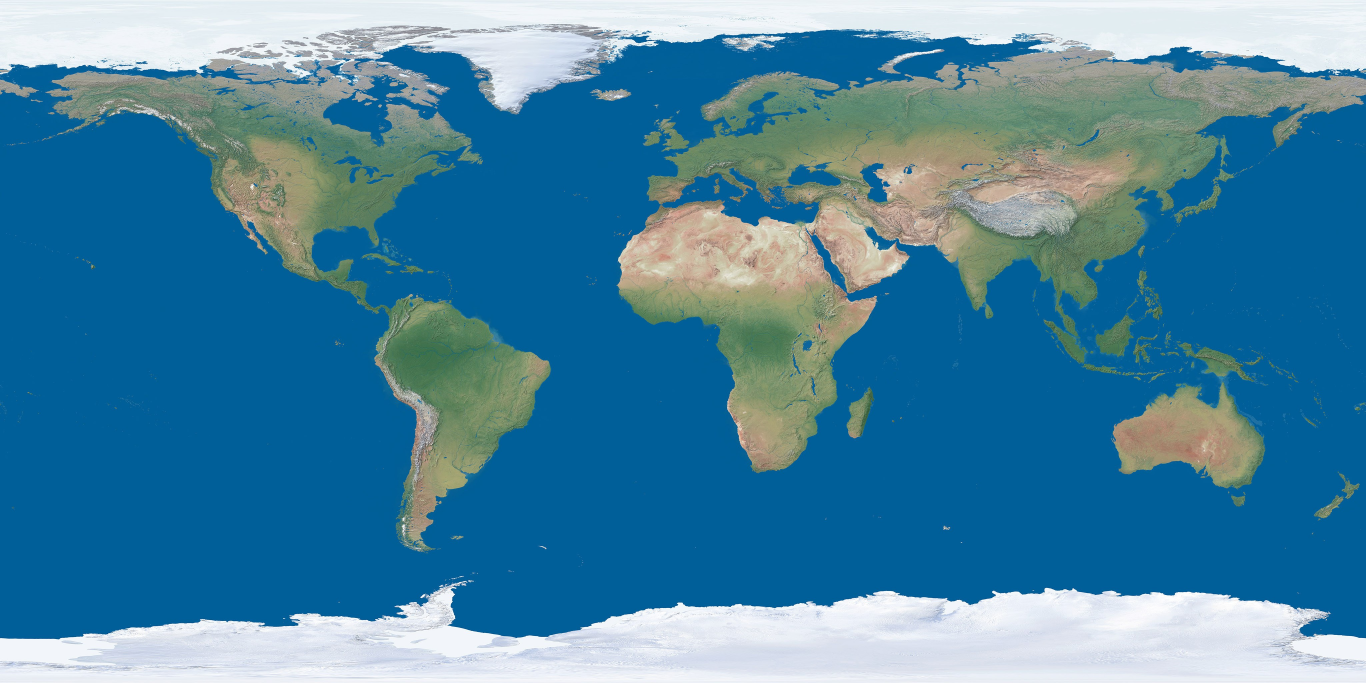
#> input picture assets/carte/terre.jpg, 4096 x 2048 px (shown at 1/3 size)
$ python -i portrait.py   (imports and definitions only)   (older library calls are emulated)
#> lines starting #> are read from the running program, lines starting #| are printed output that depends on the picture
#> further down, picture is the input picture: PIL image 4096x2048 RGB; mean R, G, B 72.3, 131.9, 161.8
"""Portrait d'une personnalite publique, depuis Wikimedia Commons (licences libres uniquement).

1. On rassemble plusieurs photos candidates : l'image officielle de sa fiche Wikidata, la photo
   de sa page Wikipedia (fr puis en), et les photos de Commons qui portent son nom.
2. On ne garde que les licences libres qui autorisent la reutilisation commerciale (domaine public,
   CC0, CC BY, CC BY-SA). Toute photo non libre ou de statut incertain est refusee.
3. On note chaque photo : source officielle (Kremlin, presidence ukrainienne, Maison-Blanche,
   institutions europeennes...), photo recente, visage bien visible, net et seul a l'image.
4. La meilleure est recadree sur le visage (plan buste) et recoit le meme traitement couleur que
   toutes les autres, pour un rendu homogene. Si aucune n'est assez bonne : pas de portrait,
   la video reste sur la carte et le drapeau.
Le credit (auteur + licence) est toujours affiche a l'ecran.
"""
from __future__ import annotations

import io
import json
import re
import unicodedata
from datetime import datetime
from pathlib import Path

import numpy as np
import requests
from PIL import Image, ImageEnhance, ImageOps

try:  # present sur GitHub ; sur le Mac on s'en passe (choix plus simple, sans detection de visage)
    import cv2
except Exception:  # pragma: no cover
    cv2 = None

CACHE = Path("cache/portraits")
VERSION = "v3"                     # changer la version refait les portraits deja en cache
UA = {"User-Agent": "FlashMonde/1.0 (https://github.com/Boubashmd/flash-monde)"}
LICENCES_OK = re.compile(r"^(cc0|public domain|pd|ogl|cc[ -]by(-sa)?([ -]\d(\.\d)?)?)", re.I)
INTERDIT = re.compile(r"\b(nc|nd|fair use|non-free)\b", re.I)
OFFICIEL = re.compile(
    r"kremlin\.ru|president\.gov\.ua|white ?house|state\.gov|defense\.gov|\.mil\b|"
    r"european (union|parliament|commission|council)|europarl|ec\.europa|consilium|"
    r"gouvernement|elysee|bundesregierung|number ?10|gov\.uk|un photo|nato|"
    r"official portrait|portrait officiel|offizielles portr", re.I)
EXCLURE = re.compile(r"signature|logo|coat of arms|blason|armoiries|flag|drapeau|map|carte|\.svg$|\.gif$|"
                     r"\.tif", re.I)
FORMAT = (1120, 800)               # meme proportion que l'encart de la video (7:5)
NB_TELECHARGES = 6                 # photos analysees au maximum
VISAGE_MIN = 110                   # hauteur minimale du visage en pixels (sinon flou une fois agrandi)


# [5 lines left out: function _api, not called in this run]


def _propre(html: str) -> str:
    return re.sub(r"\s+", " ", re.sub(r"<[^>]+>", "", html or "")).strip()


def _sans_accents(t: str) -> str:
    return "".join(c for c in unicodedata.normalize("NFD", t) if unicodedata.category(c) != "Mn").lower()


# ------------------------------------------------------------------ candidates

# [89 lines left out: functions _candidats, _infos, not called in this run]


# ------------------------------------------------------------------ analyse de l'image

MODELE_VISAGE = Path(__file__).resolve().parent.parent / "assets" / "modeles" / "face_detection_yunet_2023mar.onnx"


# [96 lines left out: functions _detecteur, analyser, note_visage, recadrer, recadrer_duo, not called in this run]


def traiter(img: Image.Image) -> Image.Image:
    """Meme rendu pour tous les portraits : contraste regle, couleurs adoucies, ombres bleutees, vignette."""
    img = ImageOps.autocontrast(img.convert("RGB"), cutoff=1)
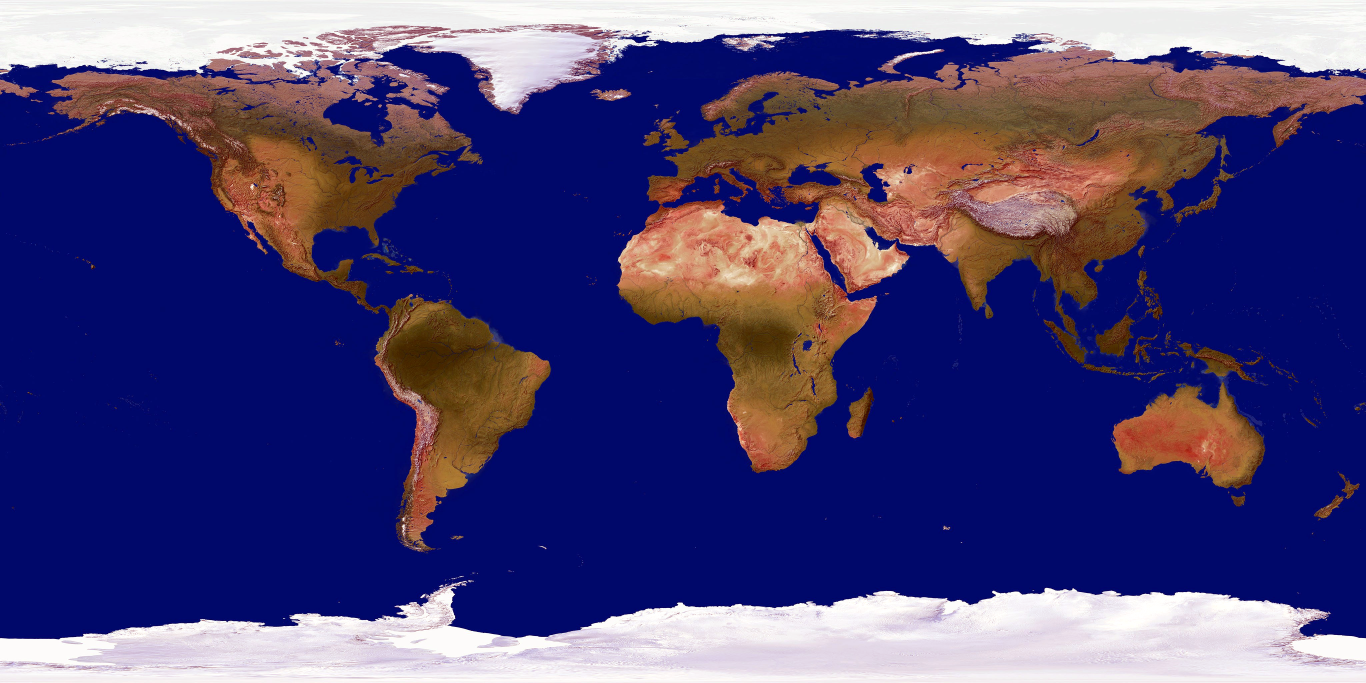
#> img: PIL image 4096x2048 RGB (shown at 1/3 size); mean R, G, B 75.7, 67.9, 119.3
    img = ImageEnhance.Color(img).enhance(0.9)
    img = ImageEnhance.Contrast(img).enhance(1.12)
    a = np.asarray(img).astype(np.float32) / 255
    lum = a.mean(axis=2, keepdims=True)
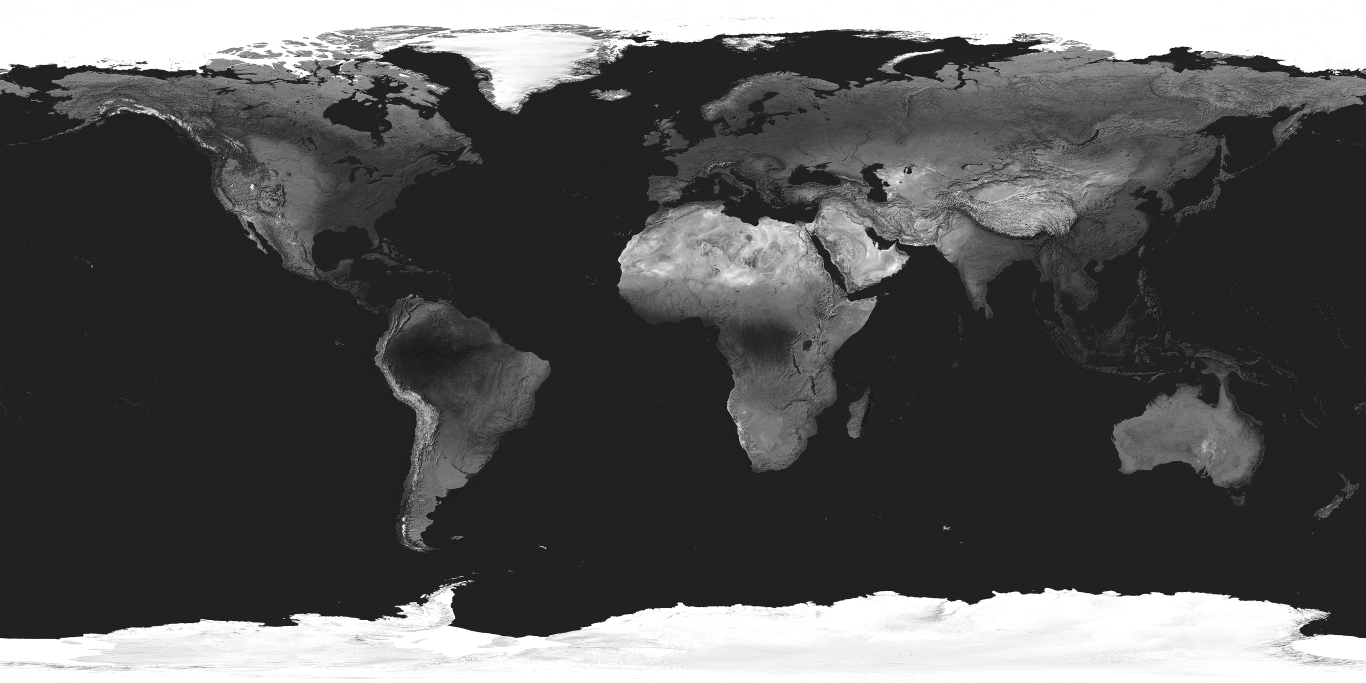
#> lum: shape (2048, 4096, 1) float32 (shown at 1/3 size); min 0, max 1, mean 0.342
    ombre = np.array([0.06, 0.09, 0.16], np.float32)        # bleu nuit dans les ombres
    lumiere = np.array([1.0, 0.98, 0.93], np.float32)       # hautes lumieres legerement chaudes
    a = a * (1 - 0.12 * (1 - lum)) + ombre * 0.12 * (1 - lum)
    a = a * (0.94 + 0.06 * lumiere * lum)
    h, w = a.shape[:2]
#> h = 2048; w = 4096
    yy, xx = np.mgrid[0:h, 0:w].astype(np.float32)
    d = np.sqrt(((xx - w / 2) / (w / 2)) ** 2 + ((yy - h * 0.45) / (h / 2)) ** 2)
    a *= (1 - 0.35 * np.clip(d - 0.5, 0, 1) ** 1.4)[..., None]
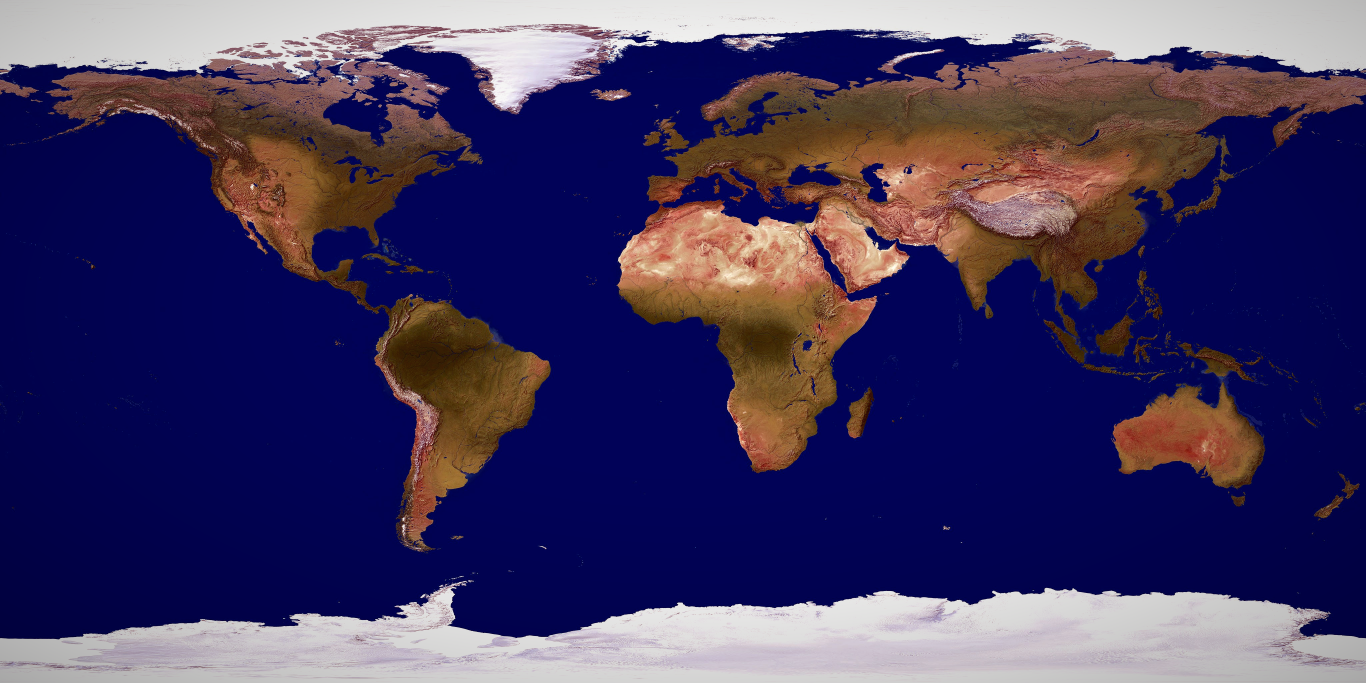
#> a: shape (2048, 4096, 3) float32 (shown at 1/3 size); mean R, G, B 0.26, 0.22, 0.379
    return Image.fromarray((np.clip(a, 0, 1) * 255).astype(np.uint8))


# ------------------------------------------------------------------ point d'entree

# [132 lines left out: functions _cache_valide, chercher_duo, chercher, not called in this run]

>>> from PIL import Image
>>> picture = Image.open('../assets/carte/terre.jpg')
>>> result = traiter(picture)
